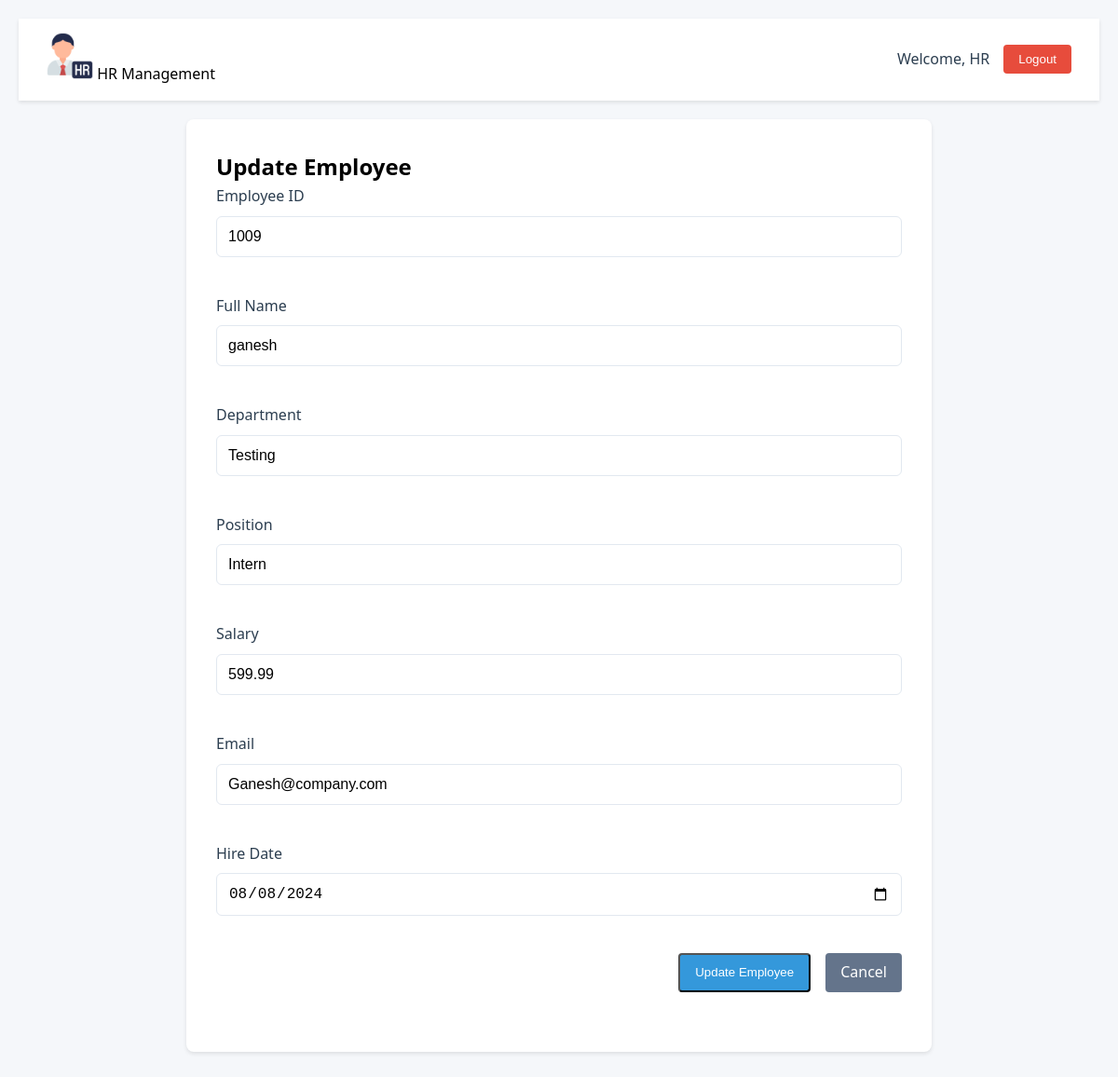
Before: /6/edit/ (signed in) with the older database file.
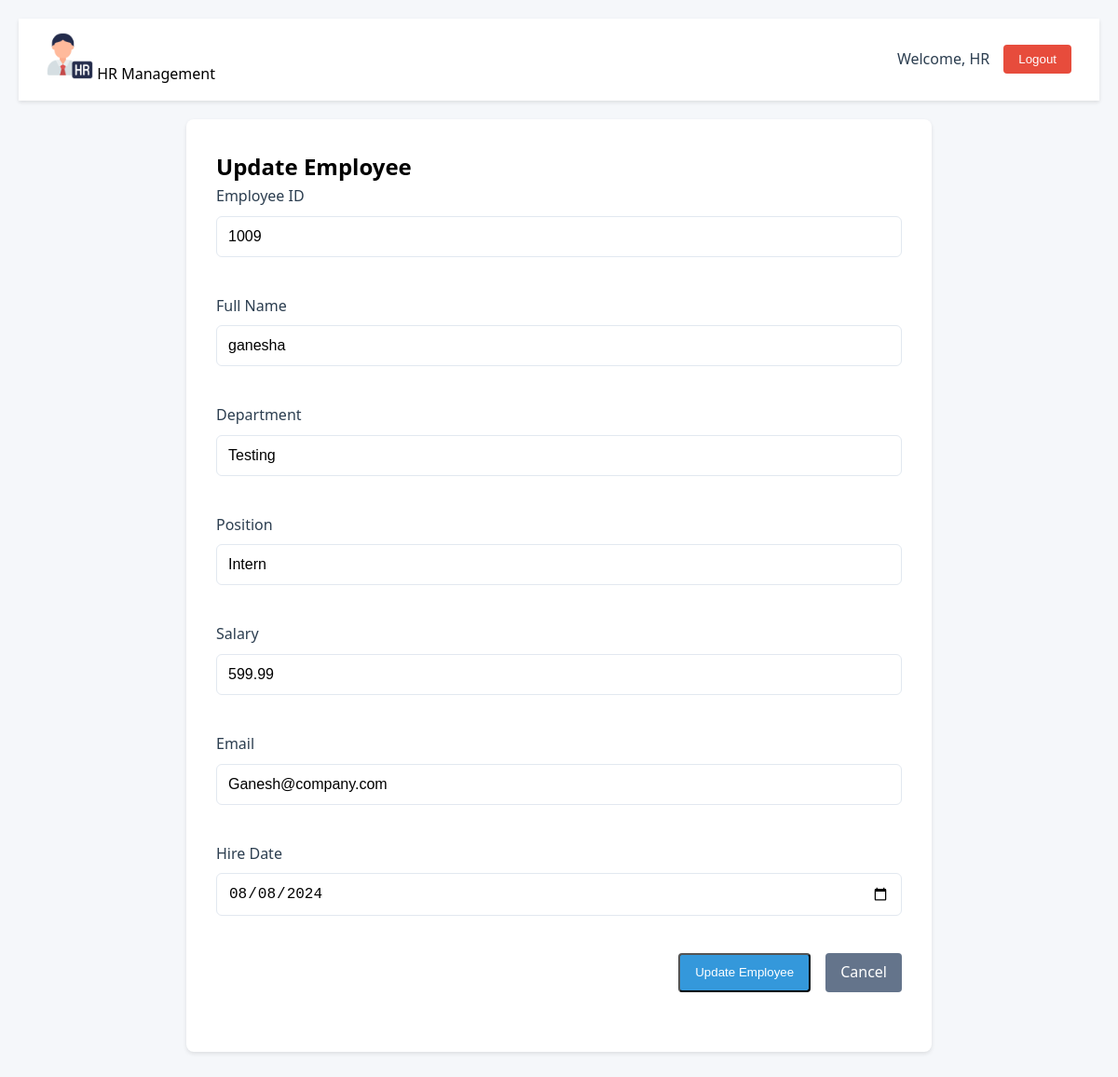
After: the same page with the newer database file.
### employees/models.py (models this page shows, shortened)
class Employee(models.Model):
    employee_id = models.CharField(max_length=20, unique=True)
    name = models.CharField(max_length=100)
    department = models.CharField(max_length=100)
    position = models.CharField(max_length=100)
    salary = models.DecimalField(max_digits=10, decimal_places=2)
    email = models.EmailField()
    hire_date = models.DateField()
    created_at = models.DateTimeField(auto_now_add=True)
    updated_at = models.DateTimeField(auto_now=True)
    created_by = models.ForeignKey(User, on_delete=models.SET_NULL, null=True, related_name='created_employees')
    updated_by = models.ForeignKey(User, on_delete=models.SET_NULL, null=True, related_name='updated_employees')
    class Meta:
        ordering = ['-created_at']

### employees/views.py (the view)
# urls.py: path('<int:pk>/edit/', views.employee_update_form, name='employee_update_form'),
@login_required
def employee_update_form(request, pk):
    try:
        employee = get_object_or_404(Employee, pk=pk)
        form = EmployeeForm(instance=employee)
        user_profile = get_object_or_404(UserProfile, user=request.user)
        return render(request, 'employees/employee_form.html', {
            'form': form,
            'employee': employee,
            'action': 'Update',
            'user_profile': user_profile
        })
    except Exception as e:
        logger.error(f"Error displaying update form: {str(e)}")
        messages.error(request, 'Error displaying update form.')
        return redirect('employees:employee_list')

### employees/forms.py (shortened to what this page needs)
class EmployeeForm(forms.ModelForm):
    class Meta:
        model = Employee
        fields = ['employee_id', 'name', 'department', 'position', 'salary', 'email', 'hire_date']
        widgets = {
            'hire_date': forms.DateInput(attrs={
                'type': 'date',
                'class': 'form-control'
            }),
            'salary': forms.NumberInput(attrs={
                'step': '0.01',
                'class': 'form-control'
            }),
            'employee_id': forms.TextInput(attrs={'class': 'form-control'}),
            'name': forms.TextInput(attrs={'class': 'form-control'}),
            'department': forms.TextInput(attrs={'class': 'form-control'}),
            'position': forms.TextInput(attrs={'class': 'form-control'}),
            'email': forms.EmailInput(attrs={'class': 'form-control'}),
        }

### employees/templates/employees/employee_form.html (shortened to what this page needs)
{% extends 'employees/base.html' %}
{% load static %}
{% block content %}
<div class="form-card">
    <h2>{{ action }} Employee</h2>
    <form method="post" action="{% if action == 'Add' %}{% url 'employees:employee_create' %}{% else %}{% url 'employees:employee_update' employee.pk %}{% endif %}" class="form-grid">
        <div class="form-field">
            <label for="employee_id">Employee ID</label>
            <input type="text" name="employee_id" id="employee_id" value="{{ form.employee_id.value|default:'' }}" required>
        </div>
        <div class="form-field">
            <label for="name">Full Name</label>
            <input type="text" name="name" id="name" value="{{ form.name.value|default:'' }}" required>
        </div>
        <div class="form-field">
            <label for="department">Department</label>
            <input type="text" name="department" id="department" value="{{ form.department.value|default:'' }}" required>
        </div>
        <div class="form-field">
            <label for="position">Position</label>
            <input type="text" name="position" id="position" value="{{ form.position.value|default:'' }}" required>
        </div>
        <div class="form-field">
            <label for="salary">Salary</label>
            <input type="number" name="salary" id="salary" step="0.01" value="{{ form.salary.value|default:'' }}" required>
        </div>
        <div class="form-field">
            <label for="email">Email</label>
            <input type="email" name="email" id="email" value="{{ form.email.value|default:'' }}" required>
        </div>
        <div class="form-field">
            <label for="hire_date">Hire Date</label>
            <input type="date" name="hire_date" id="hire_date" value="{{ form.hire_date.value|date:'Y-m-d'|default:'' }}" required>
        </div>
        <div class="form-actions">
            <button type="submit" class="btn btn-primary">{{ action }} Employee</button>
            <a href="{% url 'employees:employee_list' %}" class="btn btn-secondary">Cancel</a>
        </div>
    </form>
</div>
{% endblock %}

Changed rows visible on the page:
changed Employee "Testing": name "ganesh" → "ganesha"
